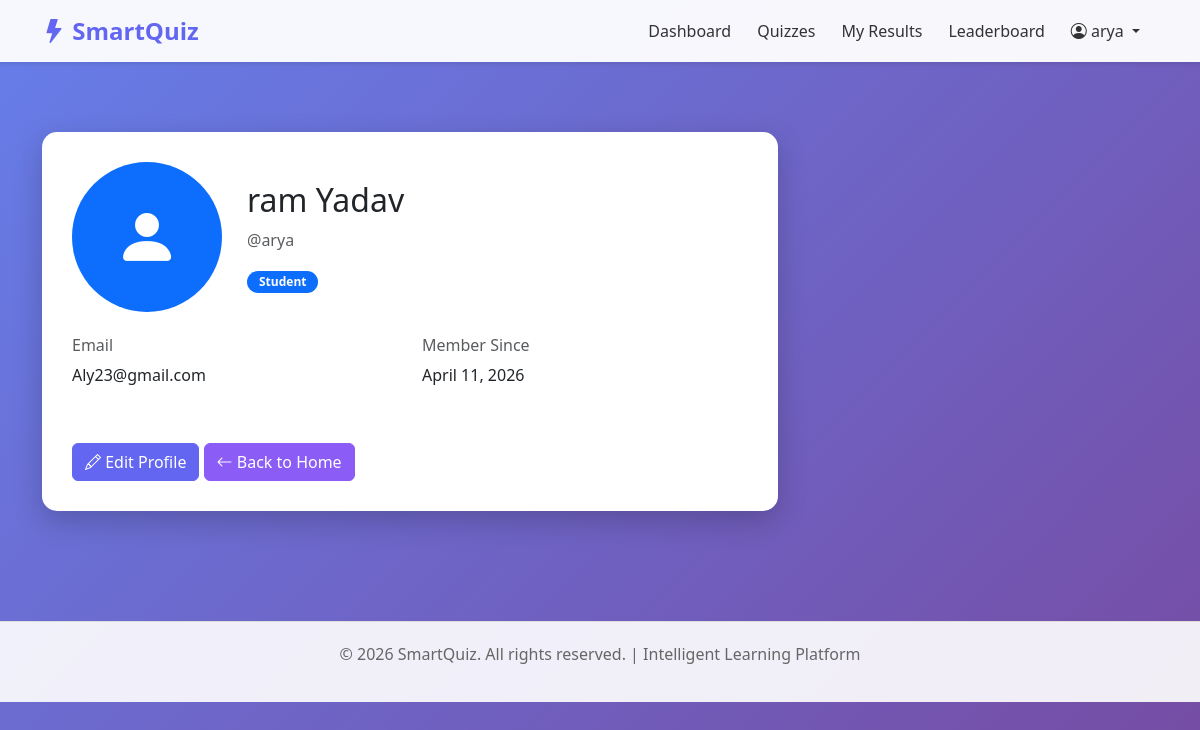
The app's page /accounts/profile/ (signed in) with its own data.
### accounts/models.py (models this page shows, shortened)
class User(AbstractUser):
    USER_ROLES = (
        ('admin', 'Administrator'),
        ('teacher', 'Teacher'),
        ('student', 'Student'),
    )
    role = models.CharField(max_length=10, choices=USER_ROLES, default='student')
    profile_picture = models.ImageField(upload_to='profile_pictures/', null=True, blank=True)
    bio = models.TextField(null=True, blank=True)
    created_at = models.DateTimeField(auto_now_add=True)
    updated_at = models.DateTimeField(auto_now=True)
    class Meta:
        ordering = ['-created_at']

### accounts/views.py (the view)
# urls.py: path('profile/', views.profile, name='profile'),
@login_required(login_url='accounts:login')
@require_http_methods(["GET"])
def profile(request):
    return render(request, 'accounts/profile.html', {'user': request.user})

### templates/accounts/profile.html (shortened to what this page needs)
{% extends 'base.html' %}
{% block content %}
<div class="row" style="padding: 40px 0;">
    <div class="col-md-8">
        <div class="container-main">
            <div class="row align-items-center mb-4">
                <div class="col-md-3">
                    {% if user.profile_picture %}
                        <img src="{{ user.profile_picture.url }}" class="img-fluid rounded-circle" alt="Profile Picture">
                    {% else %}
                        <div class="bg-primary rounded-circle d-flex align-items-center justify-content-center" style="width: 150px; height: 150px;">
                            <i class="bi bi-person-fill" style="font-size: 4rem; color: white;"></i>
                        </div>
                    {% endif %}
                </div>
                <div class="col-md-9">
                    <h2>{{ user.first_name }} {{ user.last_name }}</h2>
                    <p class="text-muted">@{{ user.username }}</p>
                    <span class="badge bg-primary">{{ user.get_role_display }}</span>
                </div>
            </div>
            <div class="row mt-4">
                <div class="col-md-6 mb-3">
                    <h6 class="text-muted">Email</h6>
                    <p>{{ user.email }}</p>
                </div>
                <div class="col-md-6 mb-3">
                    <h6 class="text-muted">Member Since</h6>
                    <p>{{ user.date_joined|date:"F j, Y" }}</p>
                </div>
            </div>
            <div class="row mt-4">
                <div class="col-md-12">
                    <a href="{% url 'accounts:edit_profile' %}" class="btn btn-primary">
                        <i class="bi bi-pencil"></i> Edit Profile
                    </a>
                    <a href="{% url 'home' %}" class="btn btn-secondary">
                        <i class="bi bi-arrow-left"></i> Back to Home
                    </a>
                </div>
            </div>
        </div>
    </div>
</div>
{% endblock %}

### templates/base.html (shortened to what this page needs)
<!DOCTYPE html>
<html lang="en">
<head>
    <link href="https://cdn.jsdelivr.net/npm/bootstrap@5.3.0/dist/css/bootstrap.min.css" rel="stylesheet">
    <link href="https://cdn.jsdelivr.net/npm/bootstrap-icons@1.11.0/font/bootstrap-icons.css" rel="stylesheet">
</head>
<body>
    <nav class="navbar navbar-expand-lg navbar-light sticky-top">
        <div class="container">
            <a class="navbar-brand" href="{% url 'home' %}">
                <i class="bi bi-lightning-fill"></i> SmartQuiz
            </a>
            <div class="collapse navbar-collapse" id="navbarNav">
                <ul class="navbar-nav ms-auto">
                    {% if user.is_authenticated %}
                        {% if user.role == 'teacher' %}
                            <li class="nav-item">
                                <a class="nav-link" href="{% url 'teachers:dashboard' %}">Dashboard</a>
                            </li>
                            <li class="nav-item">
                                <a class="nav-link" href="{% url 'teachers:quiz_list' %}">My Quizzes</a>
                            </li>
                        {% elif user.role == 'student' %}
                            <li class="nav-item">
                                <a class="nav-link" href="{% url 'students:dashboard' %}">Dashboard</a>
                            </li>
                            <li class="nav-item">
                                <a class="nav-link" href="{% url 'students:quizzes' %}">Quizzes</a>
                            </li>
                            <li class="nav-item">
                                <a class="nav-link" href="{% url 'students:results' %}">My Results</a>
                            </li>
                            <li class="nav-item">
                                <a class="nav-link" href="{% url 'students:leaderboard' %}">Leaderboard</a>
                            </li>
                        {% endif %}
                        <li class="nav-item dropdown">
                            <a class="nav-link dropdown-toggle" href="#" id="userDropdown" role="button" data-bs-toggle="dropdown">
                                <i class="bi bi-person-circle"></i> {{ user.username }}
                            </a>
                        </li>
                    {% endif %}
                </ul>
            </div>
        </div>
    </nav>
    <div class="container">
        {% block content %}{% endblock %}
    </div>
    <footer class="footer">
        <div class="container">
            <p>&copy; 2026 SmartQuiz. All rights reserved. | Intelligent Learning Platform</p>
        </div>
    </footer>
</body>
</html>

### templates/base.html (style rules this page uses)
:root { --primary-color: #6366f1; --secondary-color: #8b5cf6; --success-color: #10b981; --danger-color: #ef4444; --warning-color: #f59e0b; }
body { background: linear-gradient(135deg, #667eea 0%, #764ba2 100%); min-height: 100vh; font-family: 'Segoe UI', Tahoma, Geneva, Verdana, sans-serif; }
.navbar { background: rgba(255, 255, 255, 0.95) !important; box-shadow: 0 2px 4px rgba(0,0,0,0.1); }
.navbar-brand { font-weight: 700; font-size: 1.5rem; color: var(--primary-color) !important; }
.nav-link { color: #333 !important; margin-right: 10px; transition: color 0.3s; }
.container-main { background: white; border-radius: 15px; padding: 30px; margin-top: 30px; margin-bottom: 30px; box-shadow: 0 10px 30px rgba(0,0,0,0.2); }
.btn-primary { background-color: var(--primary-color); border-color: var(--primary-color); }
.btn-secondary { background-color: var(--secondary-color); border-color: var(--secondary-color); }
.badge { border-radius: 20px; padding: 5px 12px; }
.footer { background: rgba(255, 255, 255, 0.9); padding: 20px; text-align: center; color: #666; margin-top: 40px; border-top: 1px solid #ddd; }

### records on screen
User: username "arya", first_name "ram", last_name "Yadav", role "Student", email "Aly23@gmail.com", date_joined "April 11, 2026"
